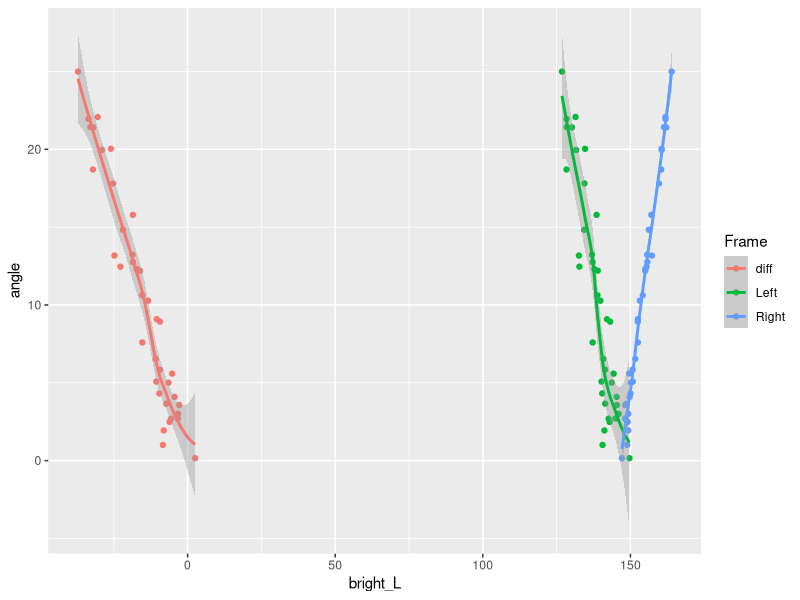
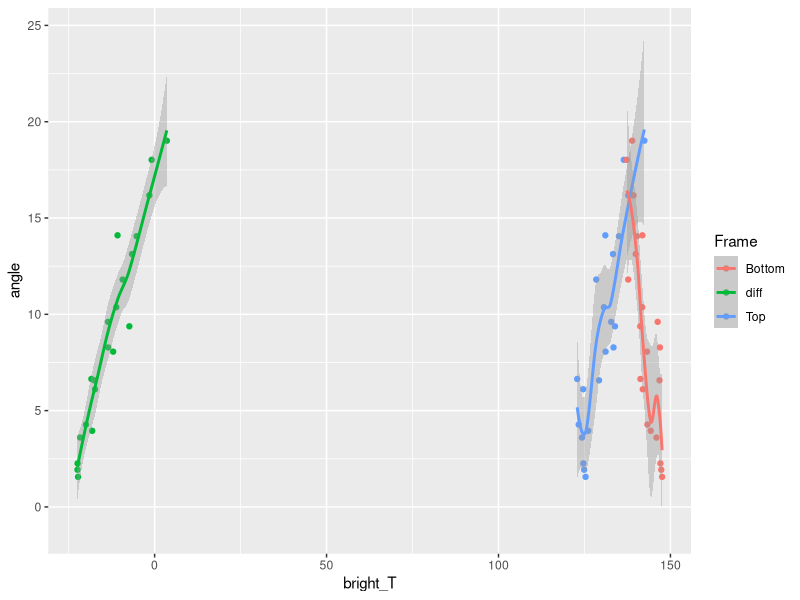

The R source for these figures, in order:
## ---- chunk 1
library(tidyverse)
## ---- chunk 2
fov <- 40 # field of view

D_yeti3 <- read_csv("Brightness_H.csv", 
                    col_names = c("x", "bright_L", "bright_R", "bright_diff"),
                    col_types = cols(
                      x = col_double(),
                      bright_L = col_double(),
                      bright_R = col_double(),
                      bright_diff = col_double()
                    )) %>% 
  mutate(angle = x/fov)
## ---- chunk 3
D_yeti3 %>% 
  ggplot(aes(y = angle)) +
  geom_point(aes(x = bright_L, col = "Left")) +
  geom_point(aes(x = bright_R, col = "Right")) +
  geom_point(aes(x = bright_diff, col = "diff")) +
  geom_smooth(aes(x = bright_L, col = "Left")) +
  geom_smooth(aes(x = bright_R, col = "Right")) +
  geom_smooth(aes(x = bright_diff, col = "diff")) +
  labs(col = "Frame")
## ---- chunk 4
M_0 <- lm(x ~ bright_L * bright_R, data = D_yeti3)
M_1 <- lm(x ~ bright_L + bright_R, data = D_yeti3)
M_2 <- lm(x ~ bright_diff, data = D_yeti3)
M_3 <- lm(x ~ bright_L, data = D_yeti3)
M_4 <- lm(x ~ bright_R, data = D_yeti3)

AIC(M_0, M_1, M_2, M_3) %>% 
  arrange(AIC)
## ---- chunk 5
fov <- 40 # field of view

D_yeti3 <- read_csv("Brightness_V.csv", 
                    col_names = c("x", "bright_T", "bright_B", "bright_diff"),
                    col_types = cols(
                      x = col_double(),
                      bright_T = col_double(),
                      bright_B = col_double(),
                      bright_diff = col_double()
                    )) %>% 
  mutate(angle = x/fov)
## ---- chunk 6
D_yeti3 %>% 
  ggplot(aes(y = angle)) +
  geom_point(aes(x = bright_T, col = "Top")) +
  geom_point(aes(x = bright_B, col = "Bottom")) +
  geom_point(aes(x = bright_diff, col = "diff")) +
  geom_smooth(aes(x = bright_T, col = "Top")) +
  geom_smooth(aes(x = bright_B, col = "Bottom")) +
  geom_smooth(aes(x = bright_diff, col = "diff")) +
  labs(col = "Frame")
## ---- chunk 7
M_0 <- lm(x ~ bright_T * bright_B, data = D_yeti3)
M_1 <- lm(x ~ bright_T + bright_B, data = D_yeti3)
M_2 <- lm(x ~ bright_diff, data = D_yeti3)
M_3 <- lm(x ~ bright_T, data = D_yeti3)
M_4 <- lm(x ~ bright_B, data = D_yeti3)

AIC(M_0, M_1, M_2, M_3) %>% 
  arrange(AIC)
